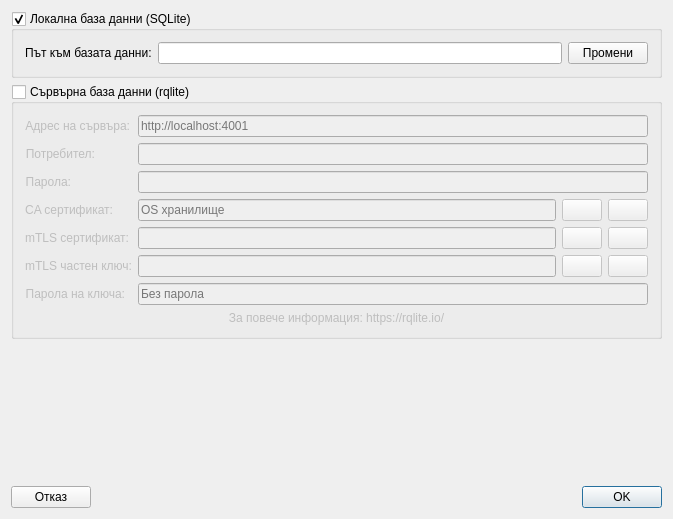
<?xml version="1.0" encoding="UTF-8"?>
<ui version="4.0">
 <class>DbSettingsDialogClass</class>
 <widget class="QDialog" name="DbSettingsDialogClass">
  <property name="geometry">
   <rect>
    <x>0</x>
    <y>0</y>
    <width>673</width>
    <height>519</height>
   </rect>
  </property>
  <property name="windowTitle">
   <string>DbSettingsDialog</string>
  </property>
  <layout class="QVBoxLayout" name="verticalLayout_5">
   <item>
    <widget class="QGroupBox" name="localGroup">
     <property name="title">
      <string>Локална база данни (SQLite)</string>
     </property>
     <property name="checkable">
      <bool>true</bool>
     </property>
     <layout class="QVBoxLayout" name="verticalLayout">
      <item>
       <layout class="QHBoxLayout" name="horizontalLayout">
        <item>
         <widget class="QLabel" name="label">
          <property name="text">
           <string>Път към базата данни:</string>
          </property>
         </widget>
        </item>
        <item>
         <widget class="QLineEdit" name="pathLineEdit">
          <property name="readOnly">
           <bool>true</bool>
          </property>
         </widget>
        </item>
        <item>
         <widget class="QPushButton" name="pathButton">
          <property name="text">
           <string>Промени</string>
          </property>
         </widget>
        </item>
       </layout>
      </item>
     </layout>
    </widget>
   </item>
   <item>
    <widget class="QGroupBox" name="serverGroup">
     <property name="title">
      <string>Сървърна база данни (rqlite)</string>
     </property>
     <property name="checkable">
      <bool>true</bool>
     </property>
     <property name="checked">
      <bool>false</bool>
     </property>
     <layout class="QFormLayout" name="formLayout">
      <item row="0" column="0">
       <widget class="QLabel" name="label_2">
        <property name="text">
         <string>Адрес на сървъра:</string>
        </property>
        <property name="alignment">
         <set>Qt::AlignmentFlag::AlignRight|Qt::AlignmentFlag::AlignTrailing|Qt::AlignmentFlag::AlignVCenter</set>
        </property>
       </widget>
      </item>
      <item row="0" column="1">
       <widget class="QLineEdit" name="addressLineEdit">
        <property name="placeholderText">
         <string>http://localhost:4001</string>
        </property>
       </widget>
      </item>
      <item row="1" column="0">
       <widget class="QLabel" name="label_3">
        <property name="text">
         <string>Потребител:</string>
        </property>
        <property name="alignment">
         <set>Qt::AlignmentFlag::AlignRight|Qt::AlignmentFlag::AlignTrailing|Qt::AlignmentFlag::AlignVCenter</set>
        </property>
       </widget>
      </item>
      <item row="1" column="1">
       <widget class="QLineEdit" name="usrLineEdit">
        <property name="echoMode">
         <enum>QLineEdit::EchoMode::Normal</enum>
        </property>
       </widget>
      </item>
      <item row="2" column="0">
       <widget class="QLabel" name="label_4">
        <property name="text">
         <string>Парола:</string>
        </property>
        <property name="alignment">
         <set>Qt::AlignmentFlag::AlignRight|Qt::AlignmentFlag::AlignTrailing|Qt::AlignmentFlag::AlignVCenter</set>
        </property>
       </widget>
      </item>
      <item row="2" column="1">
       <widget class="QLineEdit" name="passLineEdit">
        <property name="echoMode">
         <enum>QLineEdit::EchoMode::Password</enum>
        </property>
       </widget>
      </item>
      <item row="3" column="0">
       <widget class="QLabel" name="label_5">
        <property name="text">
         <string>CA сертификат:</string>
        </property>
        <property name="alignment">
         <set>Qt::AlignmentFlag::AlignRight|Qt::AlignmentFlag::AlignTrailing|Qt::AlignmentFlag::AlignVCenter</set>
        </property>
       </widget>
      </item>
      <item row="3" column="1">
       <layout class="QHBoxLayout" name="horizontalLayout_5">
        <item>
         <widget class="QLineEdit" name="caPathLine">
          <property name="text">
           <string/>
          </property>
          <property name="readOnly">
           <bool>true</bool>
          </property>
          <property name="placeholderText">
           <string>OS хранилище</string>
          </property>
         </widget>
        </item>
        <item>
         <widget class="QPushButton" name="caPathButton">
          <property name="text">
           <string/>
          </property>
         </widget>
        </item>
        <item>
         <widget class="QPushButton" name="removeCAButton">
          <property name="text">
           <string/>
          </property>
         </widget>
        </item>
       </layout>
      </item>
      <item row="4" column="0">
       <widget class="QLabel" name="label_6">
        <property name="text">
         <string>mTLS сертификат:</string>
        </property>
        <property name="alignment">
         <set>Qt::AlignmentFlag::AlignRight|Qt::AlignmentFlag::AlignTrailing|Qt::AlignmentFlag::AlignVCenter</set>
        </property>
       </widget>
      </item>
      <item row="4" column="1">
       <layout class="QHBoxLayout" name="horizontalLayout_4">
        <item>
         <widget class="LineEdit" name="certPathLine">
          <property name="readOnly">
           <bool>true</bool>
          </property>
         </widget>
        </item>
        <item>
         <widget class="QPushButton" name="certPathButton">
          <property name="text">
           <string/>
          </property>
         </widget>
        </item>
        <item>
         <widget class="QPushButton" name="removeCertButton">
          <property name="text">
           <string/>
          </property>
         </widget>
        </item>
       </layout>
      </item>
      <item row="5" column="0">
       <widget class="QLabel" name="label_7">
        <property name="text">
         <string>mTLS частен ключ:</string>
        </property>
        <property name="alignment">
         <set>Qt::AlignmentFlag::AlignRight|Qt::AlignmentFlag::AlignTrailing|Qt::AlignmentFlag::AlignVCenter</set>
        </property>
       </widget>
      </item>
      <item row="5" column="1">
       <layout class="QHBoxLayout" name="horizontalLayout_2">
        <item>
         <widget class="LineEdit" name="prvKeyLineEdit">
          <property name="readOnly">
           <bool>true</bool>
          </property>
         </widget>
        </item>
        <item>
         <widget class="QPushButton" name="prvKeyButton">
          <property name="text">
           <string/>
          </property>
         </widget>
        </item>
        <item>
         <widget class="QPushButton" name="removeKeyButton">
          <property name="text">
           <string/>
          </property>
         </widget>
        </item>
       </layout>
      </item>
      <item row="6" column="0">
       <widget class="QLabel" name="label_8">
        <property name="text">
         <string>Парола на ключа:</string>
        </property>
        <property name="alignment">
         <set>Qt::AlignmentFlag::AlignRight|Qt::AlignmentFlag::AlignTrailing|Qt::AlignmentFlag::AlignVCenter</set>
        </property>
       </widget>
      </item>
      <item row="6" column="1">
       <widget class="QLineEdit" name="prvPassLineEdit">
        <property name="echoMode">
         <enum>QLineEdit::EchoMode::Password</enum>
        </property>
        <property name="placeholderText">
         <string>Без парола</string>
        </property>
       </widget>
      </item>
      <item row="7" column="0" colspan="2">
       <widget class="QLabel" name="rqliteLabel">
        <property name="text">
         <string>За повече информация: https://rqlite.io/</string>
        </property>
        <property name="alignment">
         <set>Qt::AlignmentFlag::AlignCenter</set>
        </property>
        <property name="openExternalLinks">
         <bool>true</bool>
        </property>
       </widget>
      </item>
     </layout>
    </widget>
   </item>
   <item>
    <spacer name="verticalSpacer">
     <property name="orientation">
      <enum>Qt::Orientation::Vertical</enum>
     </property>
     <property name="sizeHint" stdset="0">
      <size>
       <width>20</width>
       <height>112</height>
      </size>
     </property>
    </spacer>
   </item>
   <item>
    <layout class="QHBoxLayout" name="horizontalLayout_3">
     <item>
      <widget class="QPushButton" name="cancelButton">
       <property name="text">
        <string>Отказ</string>
       </property>
      </widget>
     </item>
     <item>
      <spacer name="horizontalSpacer">
       <property name="orientation">
        <enum>Qt::Orientation::Horizontal</enum>
       </property>
       <property name="sizeHint" stdset="0">
        <size>
         <width>40</width>
         <height>20</height>
        </size>
       </property>
      </spacer>
     </item>
     <item>
      <widget class="QPushButton" name="okButton">
       <property name="text">
        <string>ОK</string>
       </property>
       <property name="default">
        <bool>true</bool>
       </property>
      </widget>
     </item>
    </layout>
   </item>
  </layout>
 </widget>
 <layoutdefault spacing="6" margin="11"/>
 <customwidgets>
  <customwidget>
   <class>LineEdit</class>
   <extends>QLineEdit</extends>
   <header>View/uiComponents/LineEdit.h</header>
  </customwidget>
 </customwidgets>
 <resources/>
 <connections/>
</ui>
